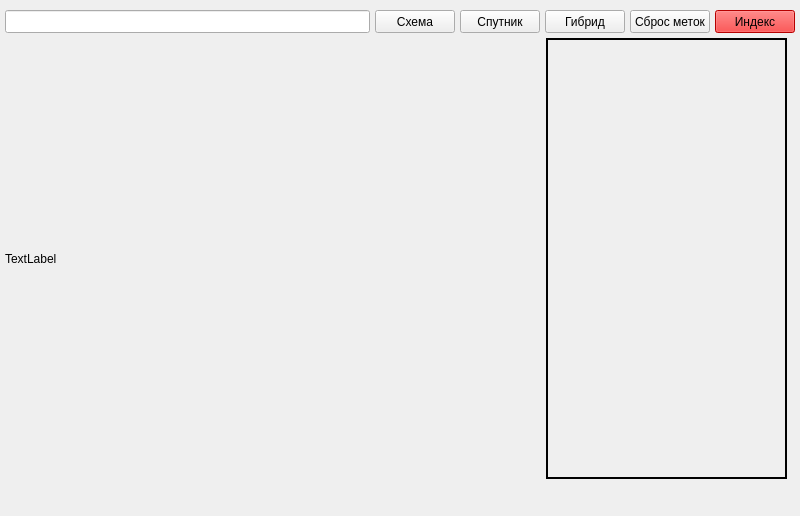
<?xml version="1.0" encoding="UTF-8"?>
<ui version="4.0">
 <class>MainWindow</class>
 <widget class="QMainWindow" name="MainWindow">
  <property name="geometry">
   <rect>
    <x>0</x>
    <y>0</y>
    <width>800</width>
    <height>516</height>
   </rect>
  </property>
  <property name="windowTitle">
   <string>MainWindow</string>
  </property>
  <widget class="QWidget" name="centralwidget">
   <widget class="QLineEdit" name="lineEdit">
    <property name="geometry">
     <rect>
      <x>5</x>
      <y>10</y>
      <width>365</width>
      <height>23</height>
     </rect>
    </property>
   </widget>
   <widget class="QPushButton" name="pushButton">
    <property name="geometry">
     <rect>
      <x>375</x>
      <y>10</y>
      <width>80</width>
      <height>23</height>
     </rect>
    </property>
    <property name="text">
     <string>Схема</string>
    </property>
   </widget>
   <widget class="QPushButton" name="pushButton_2">
    <property name="geometry">
     <rect>
      <x>460</x>
      <y>10</y>
      <width>80</width>
      <height>23</height>
     </rect>
    </property>
    <property name="text">
     <string>Спутник</string>
    </property>
   </widget>
   <widget class="QPushButton" name="pushButton_3">
    <property name="geometry">
     <rect>
      <x>545</x>
      <y>10</y>
      <width>80</width>
      <height>23</height>
     </rect>
    </property>
    <property name="text">
     <string>Гибрид</string>
    </property>
   </widget>
   <widget class="QPushButton" name="pushButton_4">
    <property name="geometry">
     <rect>
      <x>630</x>
      <y>10</y>
      <width>80</width>
      <height>23</height>
     </rect>
    </property>
    <property name="text">
     <string>Сброс меток</string>
    </property>
   </widget>
   <widget class="QLabel" name="g_map">
    <property name="geometry">
     <rect>
      <x>5</x>
      <y>38</y>
      <width>541</width>
      <height>441</height>
     </rect>
    </property>
    <property name="text">
     <string>TextLabel</string>
    </property>
   </widget>
   <widget class="QLabel" name="adres">
    <property name="geometry">
     <rect>
      <x>546</x>
      <y>38</y>
      <width>241</width>
      <height>441</height>
     </rect>
    </property>
    <property name="font">
     <font>
      <family>Times New Roman</family>
      <pointsize>12</pointsize>
     </font>
    </property>
    <property name="styleSheet">
     <string notr="true">border: 2px solid black; padding: 5px;</string>
    </property>
    <property name="text">
     <string/>
    </property>
    <property name="alignment">
     <set>Qt::AlignLeading|Qt::AlignLeft|Qt::AlignTop</set>
    </property>
   </widget>
   <widget class="QPushButton" name="pushButton_5">
    <property name="geometry">
     <rect>
      <x>715</x>
      <y>10</y>
      <width>80</width>
      <height>23</height>
     </rect>
    </property>
    <property name="styleSheet">
     <string notr="true">background-color: red;</string>
    </property>
    <property name="text">
     <string>Индекс</string>
    </property>
   </widget>
  </widget>
 </widget>
 <resources/>
 <connections/>
</ui>
